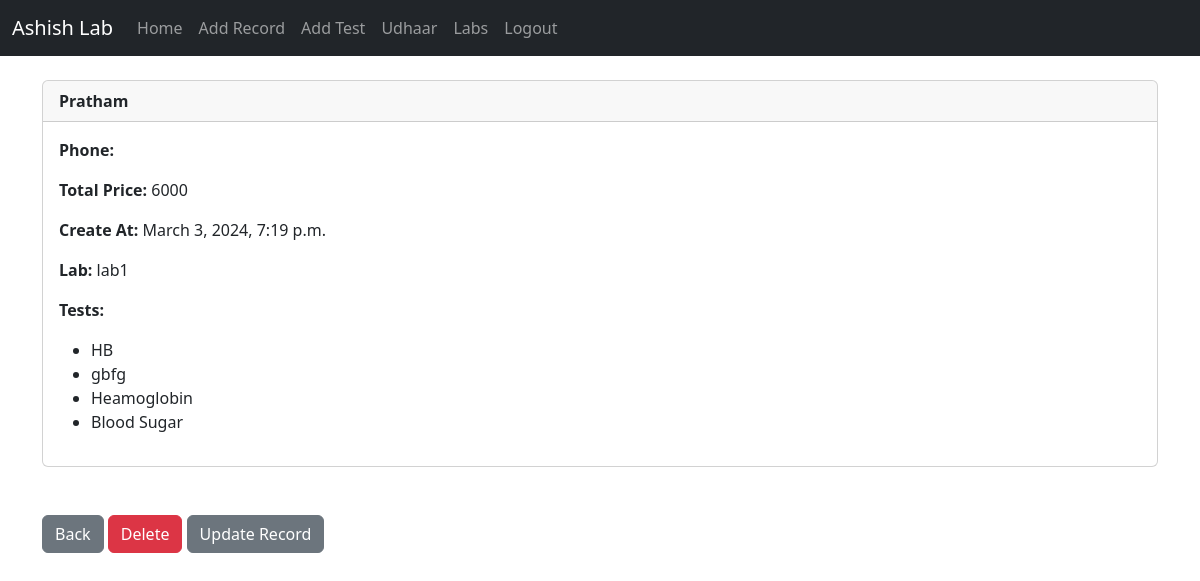
The app's page /record/22 (signed in) with its own data.
### website/models.py (models this page shows, shortened)
class Record(models.Model):
	tests = models.ManyToManyField('Test', related_name='records')
	created_at = models.DateTimeField(auto_now_add=True)
	first_name = models.CharField(max_length=50)
	lab = models.CharField(max_length=50, default='own')
	total_price = models.IntegerField(default = 0)
	paid = models.CharField(max_length=50, default='paid')

class Test(models.Model):
	code = models.CharField(max_length = 10)
	testname = models.CharField(max_length = 50)
	Price = models.IntegerField()

### website/views.py (the view)
# urls.py: path('record/<int:pk>', views.customer_record, name='record'),
def customer_record(request, pk):
	if request.user.is_authenticated:
		customer_record = Record.objects.get(id=pk)
		return render(request, 'record.html', {'customer_record':customer_record})
	else:
		messages.success(request, "You Must Be Logged In To View That Page...")
		return redirect('home')

### templates/record.html (shortened to what this page needs)
{% extends 'base.html' %}
{% block content %}
{% load static %}
<head>
  <link rel="stylesheet" type="text/css" href="{% static 'styles.css' %}">
</head>
<div class="card">
  <div class="card-header"><strong>
    	{{ customer_record.first_name }}
		{{ customer_record.last_name }}</strong>
  </div>
  <div class="card-body">
<p class="card-text">
<strong>Phone: </strong>{{ customer_record.phone }}
</p>
<p class="card-text">
<strong>Total Price: </strong>{{ customer_record.total_price }}</p>
<p class="card-text">
<strong>Create At: </strong>{{ customer_record.created_at }}</p>
<p class="card-text">
  <strong>Lab: </strong>{{ customer_record.lab }}</p>
<p><strong>Tests:</strong></p>
<ul>
  {% for test in customer_record.tests.all %}
      <li>{{ test.testname }}</li>
  {% endfor %}
</ul>
  </div>
</div>
<br/><br/>
<a href="{% url 'home' %}" class="btn btn-secondary">Back</a>
<a href="{% url 'delete_record' customer_record.id %}" class="btn btn-danger">Delete</a>
<a href="{% url 'update_record' customer_record.id %}" class="btn btn-secondary">Update Record</a>
{% endblock %}

### records on screen
Record: first_name "Pratham", total_price "6000", created_at "March 3, 2024, 7:19 p.m.", lab "lab1"
Test: testname "HB"
Test: testname "gbfg"
Test: testname "Heamoglobin"
Test: testname "Blood Sugar"
